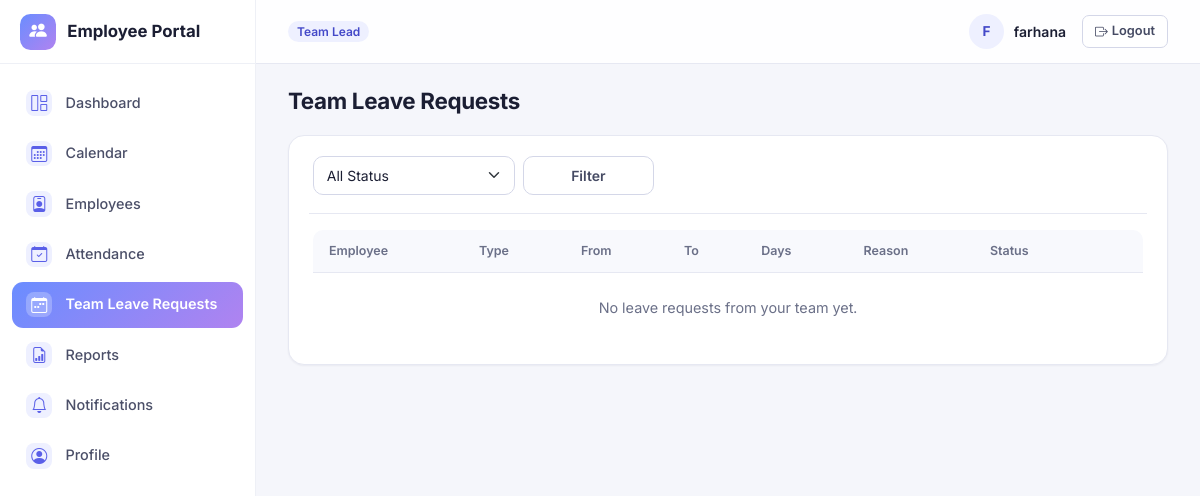
Page /leave/team/ (signed in) on the committed database.
### accounts/models.py (models this page shows, shortened)
class User(AbstractUser):
    class Role(models.TextChoices):
        ADMIN = 'ADMIN', 'Admin'
        HR = 'HR', 'HR'
        TEAM_LEAD = 'TEAM_LEAD', 'Team Lead'
        EMPLOYEE = 'EMPLOYEE', 'Employee'
    role = models.CharField(max_length=20, choices=Role.choices, default=Role.EMPLOYEE)
    phone = models.CharField(max_length=20, blank=True)
    address = models.TextField(blank=True)
    emergency_contact = models.CharField(max_length=100, blank=True)
    profile_image = models.ImageField(upload_to='profile_images/', blank=True, null=True)
    def is_team_lead(self):
        return self.role == self.Role.TEAM_LEAD
    def can_manage_employees(self):
        return self.role in (self.Role.ADMIN, self.Role.HR)

### employeeApp/views/leave.py (the view)
# urls.py: path('leave/team/', views.team_leave_requests, name='team_leave_requests'),
@login_required
def team_leave_requests(request):
    if not request.user.is_team_lead():
        return redirect('employeeApp:my_leave_requests')
    requests_qs = LeaveRequest.objects.filter(
        employee__team__team_lead=request.user
    ).select_related('employee', 'leave_type').order_by('-created_at')
    status = request.GET.get('status')
    if status:
        requests_qs = requests_qs.filter(status=status)
    paginator = Paginator(requests_qs, 20)
    page_obj = paginator.get_page(request.GET.get('page'))
    return render(request, 'employeeApp/team_leave_requests.html', {
        'page_obj': page_obj, 'statuses': LeaveRequest.Status.choices, 'status': status or ''
    })

### employeeApp/context_processors.py (called while the page is built)
def unread_notifications(request):
    if request.user.is_authenticated:
        qs = Notification.objects.filter(user=request.user, is_read=False)
        return {
            'unread_notification_count': qs.count(),
            'recent_notifications': qs[:5],
        }
    return {'unread_notification_count': 0, 'recent_notifications': []}

### employeeApp/templates/employeeApp/team_leave_requests.html (shortened to what this page needs)
{% extends "base.html" %}
{% block content %}
<div class="page-header"><h1>Team Leave Requests</h1></div>
<div class="table-card">
    <form method="get" class="row g-2 mb-3">
        <div class="col-md-3">
            <select name="status" class="form-select">
                <option value="">All Status</option>
            </select>
        </div>
        <div class="col-md-2">
            <button type="submit" class="btn btn-outline-secondary w-100">Filter</button>
        </div>
    </form>
    <table class="table table-hover align-middle dt-table">
        <thead><tr><th>Employee</th><th>Type</th><th>From</th><th>To</th><th>Days</th><th>Reason</th><th>Status</th><th class="no-sort"></th></tr></thead>
        <tbody>
        {% for r in page_obj %}
            <tr>
                <td>{{ r.employee.full_name }}</td>
                <td>{{ r.leave_type.name }}</td>
                <td>{{ r.from_date }}</td>
                <td>{{ r.to_date }}</td>
                <td>{{ r.number_of_days }}</td>
                <td>{{ r.reason|truncatewords:8 }}</td>
                <td>{% include "employeeApp/_leave_status_badge.html" %}</td>
                <td>
                    {% if r.status == "PENDING" %}
                    <a href="{% url 'employeeApp:decide_leave' r.pk %}" class="btn btn-sm btn-primary">Decide</a>
                    {% endif %}
                </td>
            </tr>
        {% empty %}
            <tr><td colspan="8" class="text-muted text-center py-4">No leave requests from your team yet.</td></tr>
        {% endfor %}
        </tbody>
    </table>
</div>
{% endblock %}

### employeeApp/templates/base.html (shortened to what this page needs)
{% load static %}
<!DOCTYPE html>
<html lang="en">
<head>
    <link href="https://cdn.jsdelivr.net/npm/bootstrap@5.3.3/dist/css/bootstrap.min.css" rel="stylesheet">
    <link rel="stylesheet" href="https://cdn.jsdelivr.net/npm/bootstrap-icons@1.11.3/font/bootstrap-icons.css">
    <link rel="stylesheet" href="https://cdn.jsdelivr.net/npm/datatables.net-bs5@1.13.11/css/dataTables.bootstrap5.min.css">
    <link rel="stylesheet" href="https://cdn.jsdelivr.net/npm/datatables.net-responsive-bs5@2.5.1/css/responsive.bootstrap5.min.css">
    <link rel="stylesheet" href="{% static 'employeeApp/style.css' %}">
</head>
<body>
{% if user.is_authenticated %}
<div class="app-shell">
    <aside class="sidebar" id="app-sidebar" aria-label="Main navigation">
        <div class="sidebar-brand">
            <span class="brand-mark"><i class="bi bi-people-fill"></i></span>
            <span>Employee Portal</span>
        </div>
        <nav class="sidebar-nav">
            <a href="{% url 'accounts:redirect_dashboard' %}" class="nav-link {% if 'dashboard' in request.path %}active{% endif %}">
                <i class="bi bi-grid-1x2"></i> Dashboard
            </a>
            <a href="{% url 'employeeApp:calendar_view' %}" class="nav-link {% if 'calendar' in request.path %}active{% endif %}">
                <i class="bi bi-calendar3"></i> Calendar
            </a>
            <a href="{% url 'employeeApp:employee_list' %}" class="nav-link {% if 'employees' in request.path %}active{% endif %}">
                <i class="bi bi-person-badge"></i> Employees
            </a>
            <a href="{% if user.is_team_lead or user.can_manage_employees %}{% url 'employeeApp:attendance_list' %}{% else %}{% url 'employeeApp:my_attendance' %}{% endif %}" class="nav-link ">
                <i class="bi bi-calendar-check"></i> Attendance
            </a>
            {% if user.can_manage_employees %}
            <a href="{% url 'employeeApp:leave_type_list' %}" class="nav-link {% if 'leave-types' in request.path %}active{% endif %}">
                <i class="bi bi-tags"></i> Leave Types
            </a>
            <a href="{% url 'employeeApp:leave_balance_list' %}" class="nav-link {% if 'leave-balances' in request.path %}active{% endif %}">
                <i class="bi bi-wallet2"></i> Leave Balances
            </a>
            <a href="{% url 'employeeApp:calendar_event_list' %}" class="nav-link {% if 'calendar-events' in request.path %}active{% endif %}">
                <i class="bi bi-calendar-event"></i> Add Event
            </a>
            <a href="{% url 'employeeApp:all_leave_requests' %}" class="nav-link {% if 'leave/all' in request.path %}active{% endif %}">
                <i class="bi bi-calendar-week"></i> All Leave Requests
            </a>
            {% elif user.is_team_lead %}
            <a href="{% url 'employeeApp:team_leave_requests' %}" class="nav-link {% if 'leave/team' in request.path %}active{% endif %}">
                <i class="bi bi-calendar-week"></i> Team Leave Requests
            </a>
            {% endif %}
            <a href="{% url 'employeeApp:attendance_report' %}" class="nav-link {% if 'reports' in request.path %}active{% endif %}">
                <i class="bi bi-file-earmark-bar-graph"></i> Reports
            </a>
            <a href="{% url 'employeeApp:notification_list' %}" class="nav-link {% if 'notifications' in request.path %}active{% endif %}">
                <i class="bi bi-bell"></i> Notifications
            </a>
            <a href="{% url 'accounts:profile' %}" class="nav-link {% if 'profile' in request.path or 'password-change' in request.path %}active{% endif %}">
                <i class="bi bi-person-circle"></i> Profile
            </a>
        </nav>
    </aside>
    <div class="main-col">
        <header class="topbar">
            <div class="topbar-role">
                <span class="badge role-badge">{{ user.get_role_display }}</span>
            </div>
            <div class="topbar-user">
                <div class="user-chip">
                    <span class="avatar">{% if user.profile_image %}<img src="{{ user.profile_image.url }}" alt="">{% else %}{{ user.get_full_name|default:user.username|slice:":1"|upper }}{% endif %}</span>
                    <span class="user-name">{{ user.get_full_name|default:user.username }}</span>
                </div>
                <a href="{% url 'accounts:logout' %}" class="btn btn-sm btn-outline-secondary btn-logout" aria-label="Log out"><i class="bi bi-box-arrow-right"></i><span class="d-none d-sm-inline ms-1">Logout</span></a>
            </div>
        </header>
        <main class="content">
            {% block content %}{% endblock %}
        </main>
    </div>
</div>
{% endif %}
</body>
</html>

### rows in the picture
User: role "Team Lead", get_full_name "F", get_full_name "farhana"
